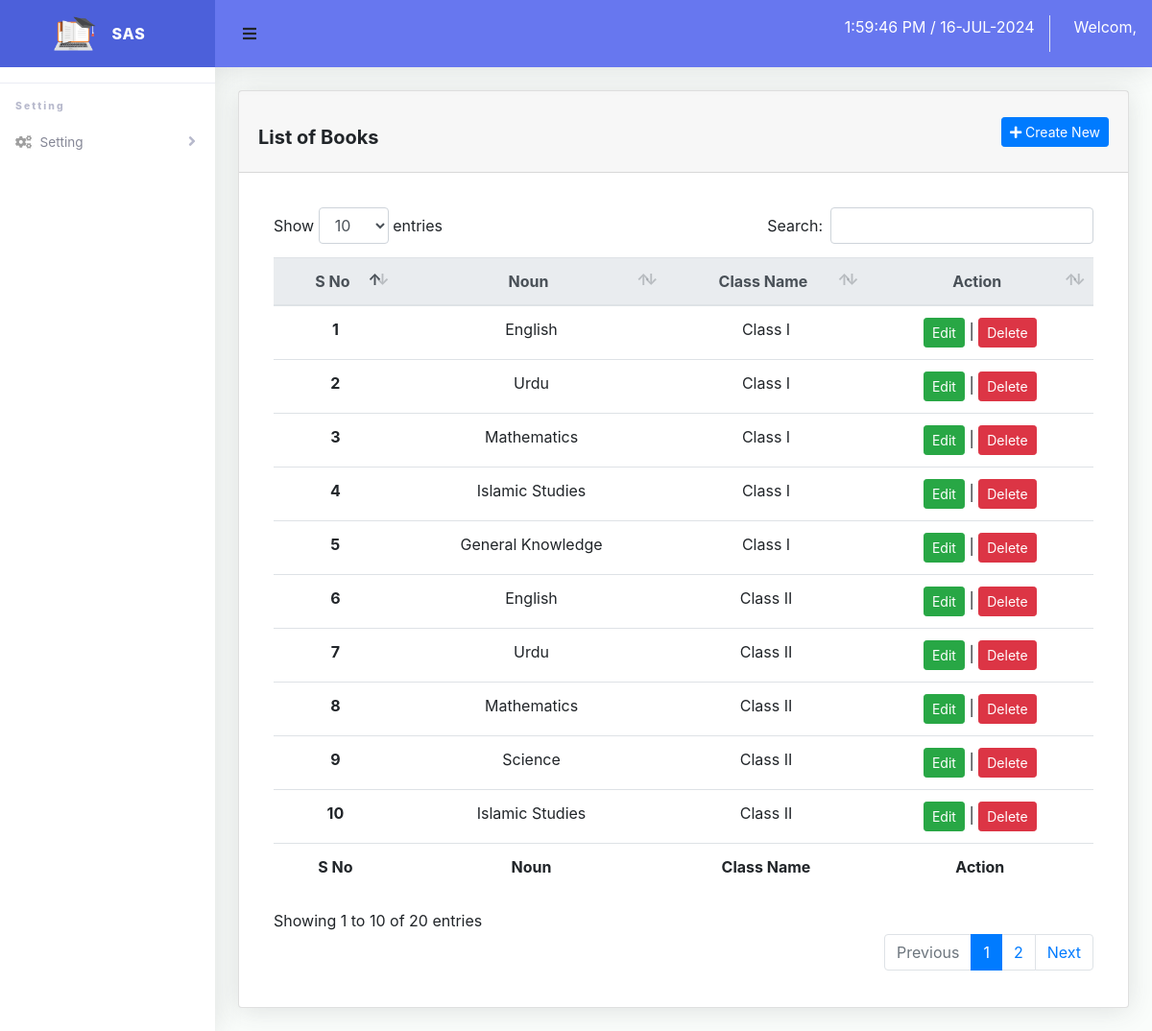
Screenshot of /admin/book/book.php with the database file from the repository.
### tables this page shows
CREATE TABLE `book` (
  `id` int(10) NOT NULL,
  `name` varchar(255) NOT NULL,
  `class_id` int(10) NOT NULL
);

CREATE TABLE `class` (
  `id` int(10) NOT NULL,
  `name` varchar(255) NOT NULL
);

### include/function.php (called while the page is built, shortened)
<?php
require_once 'config.php';
function query($q)
{
	global $conn;
	$result = mysqli_query($conn, $q);
	if ($result) {
		$data = mysqli_fetch_all($result, MYSQLI_ASSOC);
		return $data;
	} else {
		$msg = array(
			'status' => false,
			'msg' => 'Connection failed: ' . mysqli_error($conn),
		);
	}
	return true;
}

### admin/book/book.php (the view, shortened to what this page needs)
<?php
require_once '../../include/header.php';
require_once '../../include/function.php';
$q = 'SELECT book.*, class.name AS class_name FROM book INNER JOIN class ON class.id = book.class_id';
$data = query($q);
?>
<div class="container-fluid">
    <div class="card input-group-sm mb-4">
        <div class="card-header d-flex flex-row align-items-center justify-content-between">
            <h5 class="card-title text-center mt-4 font-weight-bold">List of Books</h5>
            <button href="create.php" type="button" class="btn btn-primary btn-sm modal-load" data-toggle="modal" data-target="#exampleModal">
                <i class="fas fa-plus"></i>
                Create New
            </button>
        </div>
        <div class="card-body">
            <div class="table-responsive p-3">
                <table class="table align-items-center table-flush table-hover text-center" id="dataTableHover">
                    <thead class="thead-light">
                        <tr>
                            <th>S No</th>
                            <th>Noun</th>
                            <th>Class Name</th>
                            <th>Action</th>
                        </tr>
                    </thead>
                    <tfoot>
                        <tr>
                            <th>S No</th>
                            <th>Noun</th>
                            <th>Class Name</th>
                            <th>Action</th>
                        </tr>
                    </tfoot>
                    <tbody>
                        <?php
                        foreach ($data as $key => $value) {
                            echo  '  <tr class="text-capitalize">
                                        <th>' . $key + 1 . '</th>
                                        <td>' . $value['name'] . '</td>
                                        <td>Class ' . $value['class_name'] . '</td>
                                        <td>
                                            <a class="text-white btn btn-success btn-sm modal-load" href="edit.php?id='
                                . $value['id'] . '"data-toggle="modal" data-target="#exampleModal">Edit</a> |
                                            <a class="text-white btn btn-danger  btn-sm delete" href="process.php" data-id="'
                                . $value['id'] . '">Delete</a>
                                        </td>
                                    </tr>';
                        }
                        ?>
                    </tbody>
                </table>
            </div>
        </div>
    </div>
</div>
<?php
require_once '../../include/footer.php';
?>

### assets/css/style.css (style rules this page uses)
html { font-family: sans-serif; line-height: 1.15; -webkit-text-size-adjust: 100%; -webkit-tap-highlight-color: transparent }
body { margin: 0; font-family: -apple-system, BlinkMacSystemFont, "Segoe UI", Roboto, "Helvetica Neue", Arial, "Noto Sans", sans-serif, "Apple Color Emoji", "Segoe UI Emoji", "Segoe UI Symbol", "Noto Color Emoji"; font-size: 1rem; font-weight: 400; line-height: 1.5; color: #212529; text-align: left; background-color: #fff }
h1, h2, h3, h4, h5, h6 { margin-top: 0; margin-bottom: .5rem }
a { color: #007bff; text-decoration: none; background-color: transparent }
table { border-collapse: collapse }
th { text-align: inherit }
button { border-radius: 0 }
button, input, optgroup, select, textarea { margin: 0; font-family: inherit; font-size: inherit; line-height: inherit }
button, input { overflow: visible }
button, select { text-transform: none }
[type=button], [type=reset], [type=submit], button { -webkit-appearance: button }
[type=button]:not(:disabled), [type=reset]:not(:disabled), [type=submit]:not(:disabled), button:not(:disabled) { cursor: pointer }
.h1, .h2, .h3, .h4, .h5, .h6, h1, h2, h3, h4, h5, h6 { margin-bottom: .5rem; font-weight: 500; line-height: 1.2 }
.h5, h5 { font-size: 1.25rem }
.container, .container-fluid, .container-lg, .container-md, .container-sm, .container-xl { width: 100%; padding-right: 15px; padding-left: 15px; margin-right: auto; margin-left: auto }
.table { width: 100%; margin-bottom: 1rem; color: #212529 }
.table td, .table th { padding: .75rem; vertical-align: top; border-top: 1px solid #dee2e6 }
.table thead th { vertical-align: bottom; border-bottom: 2px solid #dee2e6 }
.table .thead-light th { color: #495057; background-color: #e9ecef; border-color: #dee2e6 }
.table-responsive { display: block; width: 100%; overflow-x: auto; -webkit-overflow-scrolling: touch }
.btn { display: inline-block; font-weight: 400; color: #212529; text-align: center; vertical-align: middle; -webkit-user-select: none; -moz-user-select: none; -ms-user-select: none; user-select: none; background-color: transparent; border: 1px solid transparent; padding: .375rem .75rem; font-size: 1rem; line-height: 1.5; border-radius: .25rem; transition: color .15s ease-in-out, background-color .15s ease-in-out, border-color .15s ease-in-out, box-shadow .15s ease-in-out }
.btn-sm { padding: .25rem .5rem; font-size: .875rem; line-height: 1.5; border-radius: .2rem }
.btn-primary { color: #fff; background-color: #007bff; border-color: #007bff }
.btn-success { color: #fff; background-color: #28a745; border-color: #28a745 }
.btn-danger { color: #fff; background-color: #dc3545; border-color: #dc3545 }
.card { position: relative; display: -ms-flexbox; display: flex; -ms-flex-direction: column; flex-direction: column; min-width: 0; word-wrap: break-word; background-color: #fff; background-clip: border-box; border: 1px solid rgba(0, 0, 0, .125); border-radius: .25rem }
.card-body { -ms-flex: 1 1 auto; flex: 1 1 auto; min-height: 1px; padding: 1.25rem }
.card-title { margin-bottom: .75rem }
.card-header { padding: .75rem 1.25rem; margin-bottom: 0; background-color: rgba(0, 0, 0, .03); border-bottom: 1px solid rgba(0, 0, 0, .125) }
.d-flex { display: -ms-flexbox !important; display: flex !important }
.flex-row { -ms-flex-direction: row !important; flex-direction: row !important }
.justify-content-between { -ms-flex-pack: justify !important; justify-content: space-between !important }
.align-items-center { -ms-flex-align: center !important; align-items: center !important }
.mt-4, .my-4 { margin-top: 1.5rem !important }
.mb-4, .my-4 { margin-bottom: 1.5rem !important }
.p-3 { padding: 1rem !important }
.text-center { text-align: center !important }
.text-capitalize { text-transform: capitalize !important }
.font-weight-bold { font-weight: 700 !important }
.text-white { color: #fff !important }

### rows the page displays
book: name "English", class.name "I"
book: name "Urdu", class.name "I"
book: name "Mathematics", class.name "I"
book: name "Islamic Studies", class.name "I"
book: name "General Knowledge", class.name "I"
book: name "English", class.name "II"
book: name "Urdu", class.name "II"
book: name "Mathematics", class.name "II"
book: name "Science", class.name "II"
book: name "Islamic Studies", class.name "II"
